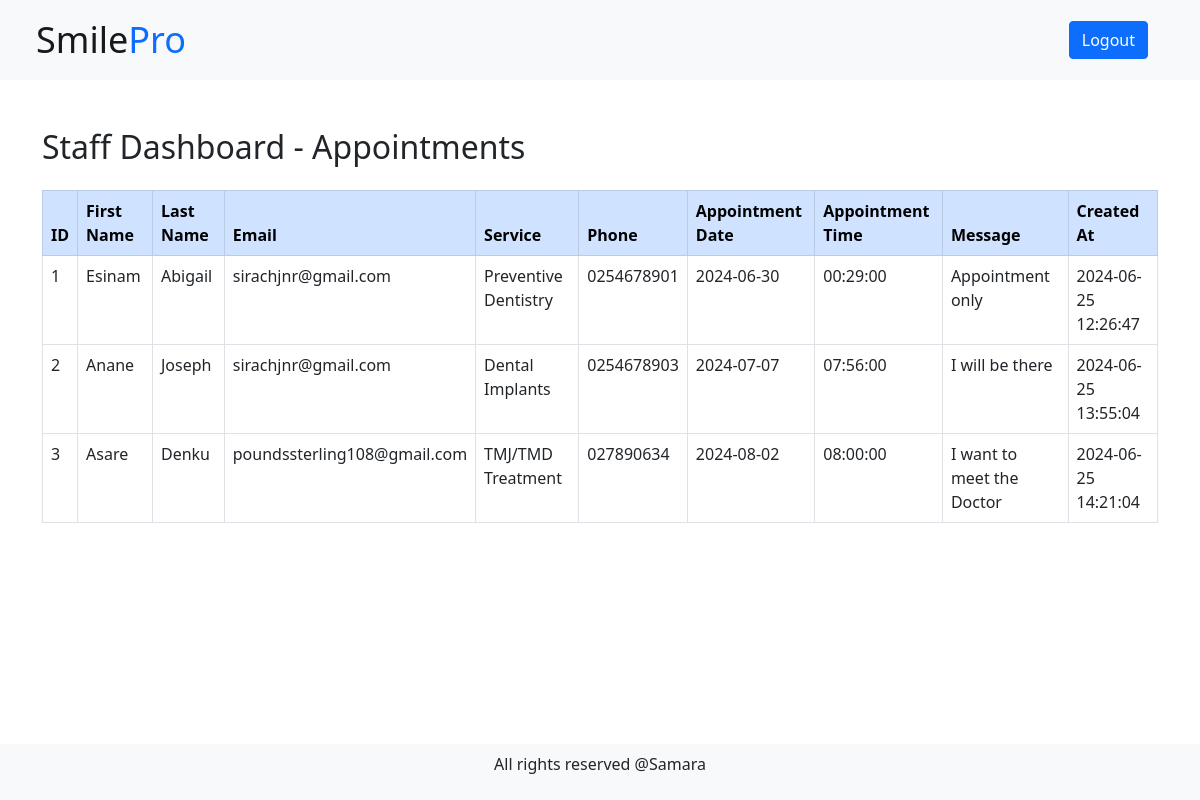
/dashboard.php (signed in), run on the app's committed database.
### tables this page shows
CREATE TABLE `appointments` (
  `id` int(11) NOT NULL,
  `first_name` varchar(50) NOT NULL,
  `last_name` varchar(50) NOT NULL,
  `email` varchar(100) NOT NULL,
  `service` varchar(100) NOT NULL,
  `phone` varchar(20) NOT NULL,
  `appointment_date` date NOT NULL,
  `appointment_time` time NOT NULL,
  `message` text NOT NULL,
  `created_at` timestamp NOT NULL DEFAULT CURRENT_TIMESTAMP
);

### dashboard.php (the view, shortened to what this page needs)
<?php
$servername = "localhost";
$username = "root";
$password = "root";
$dbname = "smilepro";
$conn = new mysqli($servername, $username, $password, $dbname);
$sql = "SELECT id, first_name, last_name, email, service, phone, appointment_date, appointment_time, message, created_at FROM appointments";
$result = $conn->query($sql);
?>
<!DOCTYPE html>
<html lang="en">
<head>
<link href="https://cdn.jsdelivr.net/npm/bootstrap@5.0.1/dist/css/bootstrap.min.css" rel="stylesheet">
</head>
<body>
    <header>
        <nav class="navbar navbar-expand-sm navbar-light bg-light px-4 py-2">
            <div class="container-fluid">
                <a class="navbar-brand" href="index.html" style="font-size: 36px;">Smile<span class="text-primary">Pro</span></a>
                <div class="collapse navbar-collapse">
                    <div class="ms-auto">
                        <a class="nav-link" href="logout.php">
                            <button class="btn btn-primary">Logout</button>
                        </a>
                    </div>
                </div>
            </div>
        </nav>
    </header>
    <div class="container mt-5 table-responsive">
        <h2 class="mb-4">Staff Dashboard - Appointments</h2>
        <table class="table table-bordered">
            <thead class="">
                <tr class="table-primary">
                    <th>ID</th>
                    <th>First Name</th>
                    <th>Last Name</th>
                    <th>Email</th>
                    <th>Service</th>
                    <th>Phone</th>
                    <th>Appointment Date</th>
                    <th>Appointment Time</th>
                    <th>Message</th>
                    <th>Created At</th>
                </tr>
            </thead>
            <tbody>
                <?php
                if ($result->num_rows > 0) {
                    while($row = $result->fetch_assoc()) {
                        echo "<tr>
                                <td>{$row['id']}</td>
                                <td>{$row['first_name']}</td>
                                <td>{$row['last_name']}</td>
                                <td>{$row['email']}</td>
                                <td>{$row['service']}</td>
                                <td>{$row['phone']}</td>
                                <td>{$row['appointment_date']}</td>
                                <td>{$row['appointment_time']}</td>
                                <td>{$row['message']}</td>
                                <td>{$row['created_at']}</td>
                              </tr>";
                    }
                } else {
                    echo "<tr><td colspan='10'>No appointments found</td></tr>";
                }
                ?>
            </tbody>
        </table>
    </div>
    <footer class="text-center p-2">
        <p>All rights reserved @Samara</p>
    </footer>
</body>
</html>

### dashboard.php (style rules this page uses)
body { display: flex; flex-direction: column; min-height: 100vh; }
footer { margin-top: auto; background-color: #f8f9fa; }

### data on the page
appointments: id "1", first_name "Esinam", last_name "Abigail", email "sirachjnr@gmail.com", service "Preventive Dentistry", phone "0254678901", appointment_date "2024-06-30", appointment_time "00:29:00", message "Appointment only", created_at "2024-06-25 12:26:47"
appointments: id "2", first_name "Anane", last_name "Joseph", email "sirachjnr@gmail.com", service "Dental Implants", phone "0254678903", appointment_date "2024-07-07", appointment_time "07:56:00", message "I will be there", created_at "2024-06-25 13:55:04"
appointments: id "3", first_name "Asare", last_name "Denku", email "poundssterling108@gmail.com", service "TMJ/TMD Treatment", phone "027890634", appointment_date "2024-08-02", appointment_time "08:00:00", message "I want to meet the Doctor", created_at "2024-06-25 14:21:04"
